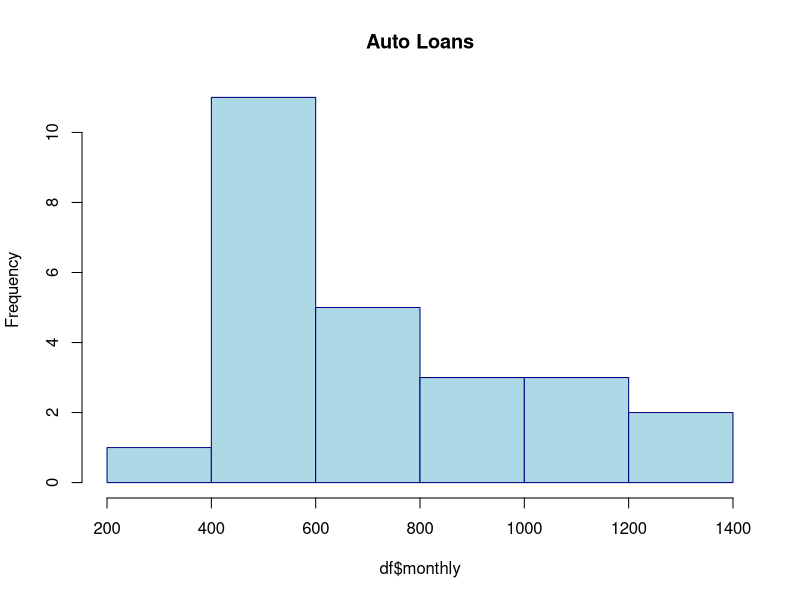

Here is the R script that generated this plot: (Note: this script raises an error after producing the figure.)
autoloan.func <- function(present.value, number.periods, interest.rate) {
  interest.rate = interest.rate / 100 / 12
  round(interest.rate * present.value / (1-(1 + interest.rate) **-number.periods),2)
}
 
 
#### Using Vector ####
present.value = 25000
term.vector = seq(from = 24, to = 72, by = 12)
interest.rate = 4.7
 
df <-data.frame()
 
df
 
while (present.value < 30000) {
 
  for (number.periods in term.vector) {
 
    xf <- data.frame(
      loan=present.value,
      term=number.periods,
      interest=interest.rate
      )
 
    df <- rbind(xf, df)
  }
 
  present.value = present.value + 1000
}
 
df
 
df$monthly <- with(df, mapply(autoloan.func, loan, term, interest))
 
df$status <- with(df, ifelse(monthly < 500, "low", ifelse(monthly> 600, "high","ok")))
 
df$date <- Sys.time()
 
df
 
hist(df$monthly, col="lightblue", border="navy", main="Auto Loans")
 
colnames(df) <- toupper(colnames(df))
 
write.csv(df, file = "/home/gda/Developers/R/loans.csv", row.names = F)
 
# Clear Environment (Data, Values, Functions)
rm(list = ls())
 
#### Using Matrix ####
 
irate <- matrix(4.7, nrow = 5, ncol = 5)
 
nper <- seq(from = 24, to = 72, by = 12)
nper <- matrix(nper, nrow = 5, ncol = 5)
nper
 
pval <- seq(from = 25000, to = 29000, by = 1000)
pval <- matrix(pval, nrow = 5, ncol = 5)
pval <- t(pval)
pval
 
autoloan.func <- function(pval, nper, irate) {
  irate = irate / 100 / 12
  round(irate * pval / (1-(1 + irate) **-nper),2)
}
 
pmt <- autoloan.func(pval, nper, irate)
pmt
 
row.names(pmt) <- nper[,1]
colnames(pmt) <- pval[1,]
pmt
 
heatmap(pmt)
 
boxplot(pmt, col='darkblue', border='grey', main="Auto Loan Payments")
 
hist(pmt, col='darkblue', border='grey', main="Auto Loan Payments")
